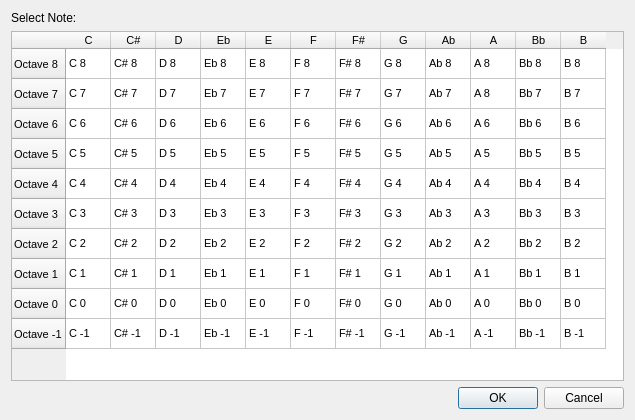
<?xml version="1.0" encoding="UTF-8"?>
<ui version="4.0">
 <class>EditPitchBase</class>
 <widget class="QDialog" name="EditPitchBase">
  <property name="geometry">
   <rect>
    <x>0</x>
    <y>0</y>
    <width>635</width>
    <height>420</height>
   </rect>
  </property>
  <property name="windowTitle">
   <string>Note Selection</string>
  </property>
  <layout class="QVBoxLayout" name="verticalLayout">
   <item>
    <widget class="QLabel" name="label">
     <property name="text">
      <string>Select Note:</string>
     </property>
    </widget>
   </item>
   <item>
    <widget class="QTableWidget" name="tableWidget">
     <property name="font">
      <font>
       <pointsize>8</pointsize>
      </font>
     </property>
     <property name="editTriggers">
      <set>QAbstractItemView::DoubleClicked</set>
     </property>
     <property name="dragDropOverwriteMode">
      <bool>false</bool>
     </property>
     <property name="rowCount">
      <number>10</number>
     </property>
     <property name="columnCount">
      <number>12</number>
     </property>
     <attribute name="horizontalHeaderDefaultSectionSize">
      <number>45</number>
     </attribute>
     <attribute name="horizontalHeaderMinimumSectionSize">
      <number>20</number>
     </attribute>
     <attribute name="horizontalHeaderMinimumSectionSize">
      <number>20</number>
     </attribute>
     <attribute name="horizontalHeaderDefaultSectionSize">
      <number>45</number>
     </attribute>
     <row>
      <property name="text">
       <string>Octave 8</string>
      </property>
     </row>
     <row>
      <property name="text">
       <string>Octave 7</string>
      </property>
     </row>
     <row>
      <property name="text">
       <string>Octave 6</string>
      </property>
     </row>
     <row>
      <property name="text">
       <string>Octave 5</string>
      </property>
     </row>
     <row>
      <property name="text">
       <string>Octave 4</string>
      </property>
     </row>
     <row>
      <property name="text">
       <string>Octave 3</string>
      </property>
     </row>
     <row>
      <property name="text">
       <string>Octave 2</string>
      </property>
     </row>
     <row>
      <property name="text">
       <string>Octave 1</string>
      </property>
     </row>
     <row>
      <property name="text">
       <string>Octave 0</string>
      </property>
     </row>
     <row>
      <property name="text">
       <string>Octave -1</string>
      </property>
     </row>
     <column>
      <property name="text">
       <string>C</string>
      </property>
     </column>
     <column>
      <property name="text">
       <string>C#</string>
      </property>
     </column>
     <column>
      <property name="text">
       <string>D</string>
      </property>
     </column>
     <column>
      <property name="text">
       <string>Eb</string>
      </property>
     </column>
     <column>
      <property name="text">
       <string>E</string>
      </property>
     </column>
     <column>
      <property name="text">
       <string>F</string>
      </property>
     </column>
     <column>
      <property name="text">
       <string>F#</string>
      </property>
     </column>
     <column>
      <property name="text">
       <string>G</string>
      </property>
     </column>
     <column>
      <property name="text">
       <string>Ab</string>
      </property>
     </column>
     <column>
      <property name="text">
       <string>A</string>
      </property>
     </column>
     <column>
      <property name="text">
       <string>Bb</string>
      </property>
     </column>
     <column>
      <property name="text">
       <string>B</string>
      </property>
     </column>
     <item row="0" column="0">
      <property name="text">
       <string>C 8</string>
      </property>
      <property name="flags">
       <set>ItemIsSelectable|ItemIsEnabled</set>
      </property>
     </item>
     <item row="0" column="1">
      <property name="text">
       <string>C# 8</string>
      </property>
      <property name="flags">
       <set>ItemIsSelectable|ItemIsEnabled</set>
      </property>
     </item>
     <item row="0" column="2">
      <property name="text">
       <string>D 8</string>
      </property>
      <property name="flags">
       <set>ItemIsSelectable|ItemIsEnabled</set>
      </property>
     </item>
     <item row="0" column="3">
      <property name="text">
       <string>Eb 8</string>
      </property>
      <property name="flags">
       <set>ItemIsSelectable|ItemIsEnabled</set>
      </property>
     </item>
     <item row="0" column="4">
      <property name="text">
       <string>E 8</string>
      </property>
      <property name="flags">
       <set>ItemIsSelectable|ItemIsEnabled</set>
      </property>
     </item>
     <item row="0" column="5">
      <property name="text">
       <string>F 8</string>
      </property>
      <property name="flags">
       <set>ItemIsSelectable|ItemIsEnabled</set>
      </property>
     </item>
     <item row="0" column="6">
      <property name="text">
       <string>F# 8</string>
      </property>
      <property name="flags">
       <set>ItemIsSelectable|ItemIsEnabled</set>
      </property>
     </item>
     <item row="0" column="7">
      <property name="text">
       <string>G 8</string>
      </property>
      <property name="flags">
       <set>ItemIsSelectable|ItemIsEnabled</set>
      </property>
     </item>
     <item row="0" column="8">
      <property name="text">
       <string>Ab 8</string>
      </property>
      <property name="flags">
       <set>ItemIsSelectable|ItemIsEnabled</set>
      </property>
     </item>
     <item row="0" column="9">
      <property name="text">
       <string>A 8</string>
      </property>
      <property name="flags">
       <set>ItemIsSelectable|ItemIsEnabled</set>
      </property>
     </item>
     <item row="0" column="10">
      <property name="text">
       <string>Bb 8</string>
      </property>
      <property name="flags">
       <set>ItemIsSelectable|ItemIsEnabled</set>
      </property>
     </item>
     <item row="0" column="11">
      <property name="text">
       <string>B 8</string>
      </property>
      <property name="flags">
       <set>ItemIsSelectable|ItemIsEnabled</set>
      </property>
     </item>
     <item row="1" column="0">
      <property name="text">
       <string>C 7</string>
      </property>
      <property name="flags">
       <set>ItemIsSelectable|ItemIsEnabled</set>
      </property>
     </item>
     <item row="1" column="1">
      <property name="text">
       <string>C# 7</string>
      </property>
      <property name="flags">
       <set>ItemIsSelectable|ItemIsEnabled</set>
      </property>
     </item>
     <item row="1" column="2">
      <property name="text">
       <string>D 7</string>
      </property>
      <property name="flags">
       <set>ItemIsSelectable|ItemIsEnabled</set>
      </property>
     </item>
     <item row="1" column="3">
      <property name="text">
       <string>Eb 7</string>
      </property>
      <property name="flags">
       <set>ItemIsSelectable|ItemIsEnabled</set>
      </property>
     </item>
     <item row="1" column="4">
      <property name="text">
       <string>E 7</string>
      </property>
      <property name="flags">
       <set>ItemIsSelectable|ItemIsEnabled</set>
      </property>
     </item>
     <item row="1" column="5">
      <property name="text">
       <string>F 7</string>
      </property>
      <property name="flags">
       <set>ItemIsSelectable|ItemIsEnabled</set>
      </property>
     </item>
     <item row="1" column="6">
      <property name="text">
       <string>F# 7</string>
      </property>
      <property name="flags">
       <set>ItemIsSelectable|ItemIsEnabled</set>
      </property>
     </item>
     <item row="1" column="7">
      <property name="text">
       <string>G 7</string>
      </property>
      <property name="flags">
       <set>ItemIsSelectable|ItemIsEnabled</set>
      </property>
     </item>
     <item row="1" column="8">
      <property name="text">
       <string>Ab 7</string>
      </property>
      <property name="flags">
       <set>ItemIsSelectable|ItemIsEnabled</set>
      </property>
     </item>
     <item row="1" column="9">
      <property name="text">
       <string>A 8</string>
      </property>
      <property name="flags">
       <set>ItemIsSelectable|ItemIsEnabled</set>
      </property>
     </item>
     <item row="1" column="10">
      <property name="text">
       <string>Bb 7</string>
      </property>
      <property name="flags">
       <set>ItemIsSelectable|ItemIsEnabled</set>
      </property>
     </item>
     <item row="1" column="11">
      <property name="text">
       <string>B 7</string>
      </property>
      <property name="flags">
       <set>ItemIsSelectable|ItemIsEnabled</set>
      </property>
     </item>
     <item row="2" column="0">
      <property name="text">
       <string>C 6</string>
      </property>
      <property name="flags">
       <set>ItemIsSelectable|ItemIsEnabled</set>
      </property>
     </item>
     <item row="2" column="1">
      <property name="text">
       <string>C# 6</string>
      </property>
      <property name="flags">
       <set>ItemIsSelectable|ItemIsEnabled</set>
      </property>
     </item>
     <item row="2" column="2">
      <property name="text">
       <string>D 6</string>
      </property>
      <property name="flags">
       <set>ItemIsSelectable|ItemIsEnabled</set>
      </property>
     </item>
     <item row="2" column="3">
      <property name="text">
       <string>Eb 6</string>
      </property>
      <property name="flags">
       <set>ItemIsSelectable|ItemIsEnabled</set>
      </property>
     </item>
     <item row="2" column="4">
      <property name="text">
       <string>E 6</string>
      </property>
      <property name="flags">
       <set>ItemIsSelectable|ItemIsEnabled</set>
      </property>
     </item>
     <item row="2" column="5">
      <property name="text">
       <string>F 6</string>
      </property>
      <property name="flags">
       <set>ItemIsSelectable|ItemIsEnabled</set>
      </property>
     </item>
     <item row="2" column="6">
      <property name="text">
       <string>F# 6</string>
      </property>
      <property name="flags">
       <set>ItemIsSelectable|ItemIsEnabled</set>
      </property>
     </item>
     <item row="2" column="7">
      <property name="text">
       <string>G 6</string>
      </property>
      <property name="flags">
       <set>ItemIsSelectable|ItemIsEnabled</set>
      </property>
     </item>
     <item row="2" column="8">
      <property name="text">
       <string>Ab 6</string>
      </property>
      <property name="flags">
       <set>ItemIsSelectable|ItemIsEnabled</set>
      </property>
     </item>
     <item row="2" column="9">
      <property name="text">
       <string>A 6</string>
      </property>
      <property name="flags">
       <set>ItemIsSelectable|ItemIsEnabled</set>
      </property>
     </item>
     <item row="2" column="10">
      <property name="text">
       <string>Bb 6</string>
      </property>
      <property name="flags">
       <set>ItemIsSelectable|ItemIsEnabled</set>
      </property>
     </item>
     <item row="2" column="11">
      <property name="text">
       <string>B 6</string>
      </property>
      <property name="flags">
       <set>ItemIsSelectable|ItemIsEnabled</set>
      </property>
     </item>
     <item row="3" column="0">
      <property name="text">
       <string>C 5</string>
      </property>
      <property name="flags">
       <set>ItemIsSelectable|ItemIsEnabled</set>
      </property>
     </item>
     <item row="3" column="1">
      <property name="text">
       <string>C# 5</string>
      </property>
      <property name="flags">
       <set>ItemIsSelectable|ItemIsEnabled</set>
      </property>
     </item>
     <item row="3" column="2">
      <property name="text">
       <string>D 5</string>
      </property>
      <property name="flags">
       <set>ItemIsSelectable|ItemIsEnabled</set>
      </property>
     </item>
     <item row="3" column="3">
      <property name="text">
       <string>Eb 5</string>
      </property>
      <property name="flags">
       <set>ItemIsSelectable|ItemIsEnabled</set>
      </property>
     </item>
     <item row="3" column="4">
      <property name="text">
       <string>E 5</string>
      </property>
      <property name="flags">
       <set>ItemIsSelectable|ItemIsEnabled</set>
      </property>
     </item>
     <item row="3" column="5">
      <property name="text">
       <string>F 5</string>
      </property>
      <property name="flags">
       <set>ItemIsSelectable|ItemIsEnabled</set>
      </property>
     </item>
     <item row="3" column="6">
      <property name="text">
       <string>F# 5</string>
      </property>
      <property name="flags">
       <set>ItemIsSelectable|ItemIsEnabled</set>
      </property>
     </item>
     <item row="3" column="7">
      <property name="text">
       <string>G 5</string>
      </property>
      <property name="flags">
       <set>ItemIsSelectable|ItemIsEnabled</set>
      </property>
     </item>
     <item row="3" column="8">
      <property name="text">
       <string>Ab 5</string>
      </property>
      <property name="flags">
       <set>ItemIsSelectable|ItemIsEnabled</set>
      </property>
     </item>
     <item row="3" column="9">
      <property name="text">
       <string>A 5</string>
      </property>
      <property name="flags">
       <set>ItemIsSelectable|ItemIsEnabled</set>
      </property>
     </item>
     <item row="3" column="10">
      <property name="text">
       <string>Bb 5</string>
      </property>
      <property name="flags">
       <set>ItemIsSelectable|ItemIsEnabled</set>
      </property>
     </item>
     <item row="3" column="11">
      <property name="text">
       <string>B 5</string>
      </property>
      <property name="flags">
       <set>ItemIsSelectable|ItemIsEnabled</set>
      </property>
     </item>
     <item row="4" column="0">
      <property name="text">
       <string>C 4</string>
      </property>
      <property name="flags">
       <set>ItemIsSelectable|ItemIsEnabled</set>
      </property>
     </item>
     <item row="4" column="1">
      <property name="text">
       <string>C# 4</string>
      </property>
      <property name="flags">
       <set>ItemIsSelectable|ItemIsEnabled</set>
      </property>
     </item>
     <item row="4" column="2">
      <property name="text">
       <string>D 4</string>
      </property>
      <property name="flags">
       <set>ItemIsSelectable|ItemIsEnabled</set>
      </property>
     </item>
     <item row="4" column="3">
      <property name="text">
       <string>Eb 4</string>
      </property>
      <property name="flags">
       <set>ItemIsSelectable|ItemIsEnabled</set>
      </property>
     </item>
     <item row="4" column="4">
      <property name="text">
       <string>E 4</string>
      </property>
      <property name="flags">
       <set>ItemIsSelectable|ItemIsEnabled</set>
      </property>
     </item>
     <item row="4" column="5">
      <property name="text">
       <string>F 4</string>
      </property>
      <property name="flags">
       <set>ItemIsSelectable|ItemIsEnabled</set>
      </property>
     </item>
     <item row="4" column="6">
      <property name="text">
       <string>F# 4</string>
      </property>
      <property name="flags">
       <set>ItemIsSelectable|ItemIsEnabled</set>
      </property>
     </item>
     <item row="4" column="7">
      <property name="text">
       <string>G 4</string>
      </property>
      <property name="icon">
       <iconset resource="musescore.qrc">
        <normaloff>:/data/icons/clef.svg</normaloff>:/data/icons/clef.svg</iconset>
      </property>
      <property name="flags">
       <set>ItemIsSelectable|ItemIsEnabled</set>
      </property>
     </item>
     <item row="4" column="8">
      <property name="text">
       <string>Ab 4</string>
      </property>
      <property name="flags">
       <set>ItemIsSelectable|ItemIsEnabled</set>
      </property>
     </item>
     <item row="4" column="9">
      <property name="text">
       <string>A 4</string>
      </property>
      <property name="flags">
       <set>ItemIsSelectable|ItemIsEnabled</set>
      </property>
     </item>
     <item row="4" column="10">
      <property name="text">
       <string>Bb 4</string>
      </property>
      <property name="flags">
       <set>ItemIsSelectable|ItemIsEnabled</set>
      </property>
     </item>
     <item row="4" column="11">
      <property name="text">
       <string>B 4</string>
      </property>
      <property name="flags">
       <set>ItemIsSelectable|ItemIsEnabled</set>
      </property>
     </item>
     <item row="5" column="0">
      <property name="text">
       <string>C 3</string>
      </property>
      <property name="flags">
       <set>ItemIsSelectable|ItemIsEnabled</set>
      </property>
     </item>
     <item row="5" column="1">
      <property name="text">
       <string>C# 3</string>
      </property>
      <property name="flags">
       <set>ItemIsSelectable|ItemIsEnabled</set>
      </property>
     </item>
     <item row="5" column="2">
      <property name="text">
       <string>D 3</string>
      </property>
      <property name="flags">
       <set>ItemIsSelectable|ItemIsEnabled</set>
      </property>
     </item>
     <item row="5" column="3">
      <property name="text">
       <string>Eb 3</string>
      </property>
      <property name="flags">
       <set>ItemIsSelectable|ItemIsEnabled</set>
      </property>
     </item>
     <item row="5" column="4">
      <property name="text">
       <string>E 3</string>
      </property>
      <property name="flags">
       <set>ItemIsSelectable|ItemIsEnabled</set>
      </property>
     </item>
     <item row="5" column="5">
      <property name="text">
       <string>F 3</string>
      </property>
      <property name="flags">
       <set>ItemIsSelectable|ItemIsEnabled</set>
      </property>
     </item>
     <item row="5" column="6">
      <property name="text">
       <string>F# 3</string>
      </property>
      <property name="flags">
       <set>ItemIsSelectable|ItemIsEnabled</set>
      </property>
     </item>
     <item row="5" column="7">
      <property name="text">
       <string>G 3</string>
      </property>
      <property name="flags">
       <set>ItemIsSelectable|ItemIsEnabled</set>
      </property>
     </item>
     <item row="5" column="8">
      <property name="text">
       <string>Ab 3</string>
      </property>
      <property name="flags">
       <set>ItemIsSelectable|ItemIsEnabled</set>
      </property>
     </item>
     <item row="5" column="9">
      <property name="text">
       <string>A 3</string>
      </property>
      <property name="flags">
       <set>ItemIsSelectable|ItemIsEnabled</set>
      </property>
     </item>
     <item row="5" column="10">
      <property name="text">
       <string>Bb 3</string>
      </property>
      <property name="flags">
       <set>ItemIsSelectable|ItemIsEnabled</set>
      </property>
     </item>
     <item row="5" column="11">
      <property name="text">
       <string>B 3</string>
      </property>
      <property name="flags">
       <set>ItemIsSelectable|ItemIsEnabled</set>
      </property>
     </item>
     <item row="6" column="0">
      <property name="text">
       <string>C 2</string>
      </property>
      <property name="flags">
       <set>ItemIsSelectable|ItemIsEnabled</set>
      </property>
     </item>
     <item row="6" column="1">
      <property name="text">
       <string>C# 2</string>
      </property>
      <property name="flags">
       <set>ItemIsSelectable|ItemIsEnabled</set>
      </property>
     </item>
     <item row="6" column="2">
      <property name="text">
       <string>D 2</string>
      </property>
      <property name="flags">
       <set>ItemIsSelectable|ItemIsEnabled</set>
      </property>
     </item>
     <item row="6" column="3">
      <property name="text">
       <string>Eb 2</string>
      </property>
      <property name="flags">
       <set>ItemIsSelectable|ItemIsEnabled</set>
      </property>
     </item>
     <item row="6" column="4">
      <property name="text">
       <string>E 2</string>
      </property>
      <property name="flags">
       <set>ItemIsSelectable|ItemIsEnabled</set>
      </property>
     </item>
     <item row="6" column="5">
      <property name="text">
       <string>F 2</string>
      </property>
      <property name="flags">
       <set>ItemIsSelectable|ItemIsEnabled</set>
      </property>
     </item>
     <item row="6" column="6">
      <property name="text">
       <string>F# 2</string>
      </property>
      <property name="flags">
       <set>ItemIsSelectable|ItemIsEnabled</set>
      </property>
     </item>
     <item row="6" column="7">
      <property name="text">
       <string>G 2</string>
      </property>
      <property name="flags">
       <set>ItemIsSelectable|ItemIsEnabled</set>
      </property>
     </item>
     <item row="6" column="8">
      <property name="text">
       <string>Ab 2</string>
      </property>
      <property name="flags">
       <set>ItemIsSelectable|ItemIsEnabled</set>
      </property>
     </item>
     <item row="6" column="9">
      <property name="text">
       <string>A 2</string>
      </property>
      <property name="flags">
       <set>ItemIsSelectable|ItemIsEnabled</set>
      </property>
     </item>
     <item row="6" column="10">
      <property name="text">
       <string>Bb 2</string>
      </property>
      <property name="flags">
       <set>ItemIsSelectable|ItemIsEnabled</set>
      </property>
     </item>
     <item row="6" column="11">
      <property name="text">
       <string>B 2</string>
      </property>
      <property name="flags">
       <set>ItemIsSelectable|ItemIsEnabled</set>
      </property>
     </item>
     <item row="7" column="0">
      <property name="text">
       <string>C 1</string>
      </property>
      <property name="flags">
       <set>ItemIsSelectable|ItemIsEnabled</set>
      </property>
     </item>
     <item row="7" column="1">
      <property name="text">
       <string>C# 1</string>
      </property>
      <property name="flags">
       <set>ItemIsSelectable|ItemIsEnabled</set>
      </property>
     </item>
     <item row="7" column="2">
      <property name="text">
       <string>D 1</string>
      </property>
      <property name="flags">
       <set>ItemIsSelectable|ItemIsEnabled</set>
      </property>
     </item>
     <item row="7" column="3">
      <property name="text">
       <string>Eb 1</string>
      </property>
      <property name="flags">
       <set>ItemIsSelectable|ItemIsEnabled</set>
      </property>
     </item>
     <item row="7" column="4">
      <property name="text">
       <string>E 1</string>
      </property>
      <property name="flags">
       <set>ItemIsSelectable|ItemIsEnabled</set>
      </property>
     </item>
     <item row="7" column="5">
      <property name="text">
       <string>F 1</string>
      </property>
      <property name="flags">
       <set>ItemIsSelectable|ItemIsEnabled</set>
      </property>
     </item>
     <item row="7" column="6">
      <property name="text">
       <string>F# 1</string>
      </property>
      <property name="flags">
       <set>ItemIsSelectable|ItemIsEnabled</set>
      </property>
     </item>
     <item row="7" column="7">
      <property name="text">
       <string>G 1</string>
      </property>
      <property name="flags">
       <set>ItemIsSelectable|ItemIsEnabled</set>
      </property>
     </item>
     <item row="7" column="8">
      <property name="text">
       <string>Ab 1</string>
      </property>
      <property name="flags">
       <set>ItemIsSelectable|ItemIsEnabled</set>
      </property>
     </item>
     <item row="7" column="9">
      <property name="text">
       <string>A 1</string>
      </property>
      <property name="flags">
       <set>ItemIsSelectable|ItemIsEnabled</set>
      </property>
     </item>
     <item row="7" column="10">
      <property name="text">
       <string>Bb 1</string>
      </property>
      <property name="flags">
       <set>ItemIsSelectable|ItemIsEnabled</set>
      </property>
     </item>
     <item row="7" column="11">
      <property name="text">
       <string>B 1</string>
      </property>
      <property name="flags">
       <set>ItemIsSelectable|ItemIsEnabled</set>
      </property>
     </item>
     <item row="8" column="0">
      <property name="text">
       <string>C 0</string>
      </property>
      <property name="flags">
       <set>ItemIsSelectable|ItemIsEnabled</set>
      </property>
     </item>
     <item row="8" column="1">
      <property name="text">
       <string>C# 0</string>
      </property>
      <property name="flags">
       <set>ItemIsSelectable|ItemIsEnabled</set>
      </property>
     </item>
     <item row="8" column="2">
      <property name="text">
       <string>D 0</string>
      </property>
      <property name="flags">
       <set>ItemIsSelectable|ItemIsEnabled</set>
      </property>
     </item>
     <item row="8" column="3">
      <property name="text">
       <string>Eb 0</string>
      </property>
      <property name="flags">
       <set>ItemIsSelectable|ItemIsEnabled</set>
      </property>
     </item>
     <item row="8" column="4">
      <property name="text">
       <string>E 0</string>
      </property>
      <property name="flags">
       <set>ItemIsSelectable|ItemIsEnabled</set>
      </property>
     </item>
     <item row="8" column="5">
      <property name="text">
       <string>F 0</string>
      </property>
      <property name="flags">
       <set>ItemIsSelectable|ItemIsEnabled</set>
      </property>
     </item>
     <item row="8" column="6">
      <property name="text">
       <string>F# 0</string>
      </property>
      <property name="flags">
       <set>ItemIsSelectable|ItemIsEnabled</set>
      </property>
     </item>
     <item row="8" column="7">
      <property name="text">
       <string>G 0</string>
      </property>
      <property name="flags">
       <set>ItemIsSelectable|ItemIsEnabled</set>
      </property>
     </item>
     <item row="8" column="8">
      <property name="text">
       <string>Ab 0</string>
      </property>
      <property name="flags">
       <set>ItemIsSelectable|ItemIsEnabled</set>
      </property>
     </item>
     <item row="8" column="9">
      <property name="text">
       <string>A 0</string>
      </property>
      <property name="flags">
       <set>ItemIsSelectable|ItemIsEnabled</set>
      </property>
     </item>
     <item row="8" column="10">
      <property name="text">
       <string>Bb 0</string>
      </property>
      <property name="flags">
       <set>ItemIsSelectable|ItemIsEnabled</set>
      </property>
     </item>
     <item row="8" column="11">
      <property name="text">
       <string>B 0</string>
      </property>
      <property name="flags">
       <set>ItemIsSelectable|ItemIsEnabled</set>
      </property>
     </item>
     <item row="9" column="0">
      <property name="text">
       <string>C -1</string>
      </property>
      <property name="flags">
       <set>ItemIsSelectable|ItemIsEnabled</set>
      </property>
     </item>
     <item row="9" column="1">
      <property name="text">
       <string>C# -1</string>
      </property>
      <property name="flags">
       <set>ItemIsSelectable|ItemIsEnabled</set>
      </property>
     </item>
     <item row="9" column="2">
      <property name="text">
       <string>D -1</string>
      </property>
      <property name="flags">
       <set>ItemIsSelectable|ItemIsEnabled</set>
      </property>
     </item>
     <item row="9" column="3">
      <property name="text">
       <string>Eb -1</string>
      </property>
      <property name="flags">
       <set>ItemIsSelectable|ItemIsEnabled</set>
      </property>
     </item>
     <item row="9" column="4">
      <property name="text">
       <string>E -1</string>
      </property>
      <property name="flags">
       <set>ItemIsSelectable|ItemIsEnabled</set>
      </property>
     </item>
     <item row="9" column="5">
      <property name="text">
       <string>F -1</string>
      </property>
      <property name="flags">
       <set>ItemIsSelectable|ItemIsEnabled</set>
      </property>
     </item>
     <item row="9" column="6">
      <property name="text">
       <string>F# -1</string>
      </property>
      <property name="flags">
       <set>ItemIsSelectable|ItemIsEnabled</set>
      </property>
     </item>
     <item row="9" column="7">
      <property name="text">
       <string>G -1</string>
      </property>
      <property name="flags">
       <set>ItemIsSelectable|ItemIsEnabled</set>
      </property>
     </item>
     <item row="9" column="8">
      <property name="text">
       <string>Ab -1</string>
      </property>
      <property name="flags">
       <set>ItemIsSelectable|ItemIsEnabled</set>
      </property>
     </item>
     <item row="9" column="9">
      <property name="text">
       <string>A -1</string>
      </property>
      <property name="flags">
       <set>ItemIsSelectable|ItemIsEnabled</set>
      </property>
     </item>
     <item row="9" column="10">
      <property name="text">
       <string>Bb -1</string>
      </property>
      <property name="flags">
       <set>ItemIsSelectable|ItemIsEnabled</set>
      </property>
     </item>
     <item row="9" column="11">
      <property name="text">
       <string>B -1</string>
      </property>
      <property name="flags">
       <set>ItemIsSelectable|ItemIsEnabled</set>
      </property>
     </item>
    </widget>
   </item>
   <item>
    <widget class="QDialogButtonBox" name="buttonBox">
     <property name="orientation">
      <enum>Qt::Horizontal</enum>
     </property>
     <property name="standardButtons">
      <set>QDialogButtonBox::Cancel|QDialogButtonBox::Ok</set>
     </property>
    </widget>
   </item>
  </layout>
 </widget>
 <resources>
  <include location="musescore.qrc"/>
 </resources>
 <connections>
  <connection>
   <sender>buttonBox</sender>
   <signal>accepted()</signal>
   <receiver>EditPitchBase</receiver>
   <slot>accept()</slot>
   <hints>
    <hint type="sourcelabel">
     <x>248</x>
     <y>254</y>
    </hint>
    <hint type="destinationlabel">
     <x>157</x>
     <y>274</y>
    </hint>
   </hints>
  </connection>
  <connection>
   <sender>buttonBox</sender>
   <signal>rejected()</signal>
   <receiver>EditPitchBase</receiver>
   <slot>reject()</slot>
   <hints>
    <hint type="sourcelabel">
     <x>316</x>
     <y>260</y>
    </hint>
    <hint type="destinationlabel">
     <x>286</x>
     <y>274</y>
    </hint>
   </hints>
  </connection>
 </connections>
</ui>
